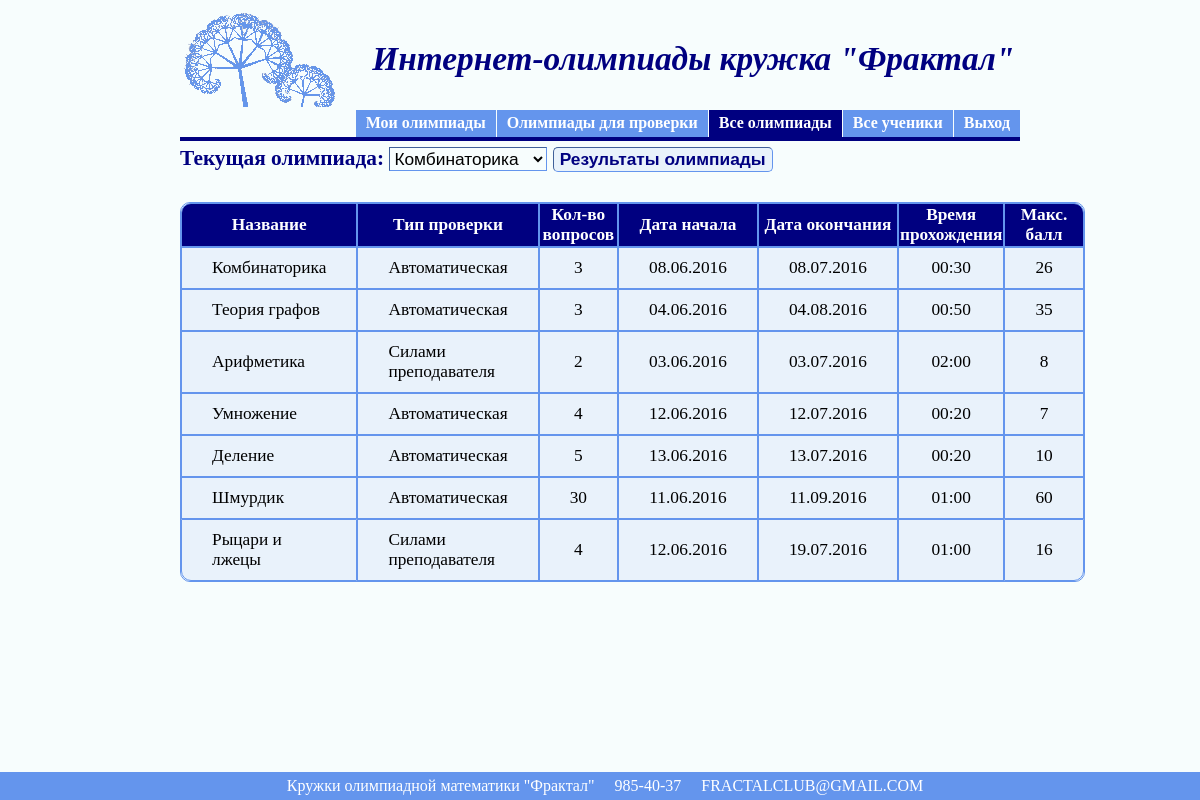
Page /olymp/vse_olymp.php (signed in) on the committed database.
### tables this page shows
CREATE TABLE IF NOT EXISTS `Olymp` (
  `KodOlymp` int(11) NOT NULL AUTO_INCREMENT COMMENT 'код олимпиады',
  `KodPrepF` int(11) NOT NULL COMMENT 'код преподавателя',
  `Nazv` varchar(255) NOT NULL COMMENT 'название',
  `Tip` varchar(8) NOT NULL COMMENT 'тип олимпиады',
  `Kol` int(11) NOT NULL COMMENT 'кол-во вопросов',
  `Start` varchar(10) NOT NULL COMMENT 'дата начала',
  `End` varchar(10) NOT NULL COMMENT 'дата завершения',
  `Time` varchar(5) NOT NULL COMMENT 'время прохождения',
  `Ocenka` int(11) NOT NULL COMMENT 'макс.оценка за олимпиаду',
  PRIMARY KEY (`KodOlymp`),
  KEY `KodPrepF` (`KodPrepF`)
);

### olymp/vse_olymp.php (the view, shortened to what this page needs)
<?php
	$strSQL = "SELECT * FROM Olymp where Kol>0 ";
	$rs = mysql_query($strSQL);
	$rs2=mysql_query($strSQL);
?>
<html>
<head>
</head>
<body class="bd">
	<table>
		<tr>
			<td><div><img src="5.png"/></div></td>
			<td><div id="nadpis">&nbsp &nbsp Интернет-олимпиады кружка "Фрактал"</div></td>
		</tr>
	</table>
	<div id="centeredmenu">
		<ul>
			<li><a href="prepod_olymp.php">Мои олимпиады</a></li>
			<li><a href="prepod_neprov_olymp.php">Олимпиады для проверки</a></li>
			<li><a href="vse_olymp.php" class="active">Все олимпиады</a></li>
			<li><a href="vse_students.php">Все ученики</a></li>
			<li><a href="logout.php">Выход</a></li>
		</ul>
	</div>
	<br></br>
	<?php
	if(mysql_num_rows($rs2)>0)
	{
	?>
		<div class="text_near_knopka">Текущая олимпиада:
		<select class="combobox" id="cur_olymp" type=text name="cur_olymp" >
			<?php
			while ($row1 = mysql_fetch_array($rs)):
			?>
				<option  value=<?=$row1['KodOlymp']?> ><p><?=$row1['Nazv']?></p></option>
			<? endwhile ?>
		</select>
			<input class="knopka" id="b_change" type="button" value="Результаты олимпиады" onclick="olymp_result()" />
		</div>
		<div class="divTable">
			<table class="StandardTable" align="center" border="1">
				<thead>
					<tr>
						<th><p>Название</p></th>
						<th><p>Тип проверки</p></th>
						<th><p>Кол-во вопросов</p></th>
						<th><p>Дата начала</p></th>
						<th><p>Дата окончания</p></th>
						<th><p>Время прохождения</p></th>
						<th><p>Макс. балл</p></th>
					</tr>
				</thead>
				<tbody>
				<?php
				while ($row = mysql_fetch_array($rs2)):
					if($row['Tip']=="automat")
						$ttt="Автоматическая";
					else
						$ttt="Силами преподавателя";
				?>
					<tr>
						<td><p><?=$row['Nazv']?></p></td>
						<td><p><?=$ttt?></p></td>
						<td class="pocentru"><p><?=$row['Kol']?></p></td>
						<td class="pocentru"><p><?=$row['Start']?></p></td>
						<td class="pocentru"><p><?=$row['End']?></p></td>
						<td class="pocentru"><p><?=$row['Time']?></p></td>
						<td class="pocentru"><p><?=$row['Ocenka']?></p></td>
					</tr>
				<? endwhile ?>
				</tbody>
			</table>
		</div>
	<?php
	}
	?>
	<br><br>
	<div id="footer" align="center">Кружки олимпиадной математики "Фрактал" &nbsp &nbsp 985-40-37 &nbsp &nbsp FRACTALCLUB@GMAIL.COM</div>
</body>
</html>

### olymp/vse_olymp.php (style rules this page uses)
#centeredmenu { float:right; width:100%; border-bottom:4px solid #000080; overflow:hidden; position:relative; background: #F7FDFD; }
#centeredmenu ul { clear:right; float:right; list-style:none; margin:0; padding:0; position:relative; right:0%; text-align:center; }
#centeredmenu ul li { display:block; float:left; list-style:none; margin:0; padding:0; position:relative; right:0%; }
#centeredmenu ul li a { display:block; margin:0 0 0 1px; padding:3px 10px; background:#6495ED; color:#fff; text-decoration:none; line-height:1.3em; font-weight:bold; }
#centeredmenu ul li a.active, #centeredmenu ul li a.active:hover { color:#fff; background:#000080; font-weight:bold; }
.StandardTable { //border-collapse: collapse; border-radius: 10px; border-spacing: 0; border: 1px solid #6495ED; maxwidth:100%; }
.StandardTable tbody { background-color: #E9F2FB; }
.StandardTable th { background: #000080; color: white; font-weight:bold; font-size: 13pt; border: 1px solid #6495ED; }
.StandardTable th:first-child { border-top-left-radius: 10px; }
.StandardTable th:last-child { border-top-right-radius: 10px; }
.StandardTable tr:last-child td:first-child { border-radius: 0 0 0 10px; }
.StandardTable tr:last-child td:last-child { border-radius: 0 0 10px 0; }
.StandardTable tbody tr td { padding: 10px 30px; maxwidth: 100%; font-size: 13pt; word-wrap: break-word; border: 1px solid #6495ED; }
#footer { position: fixed; left: 0; bottom: 0; padding: 5px; background: #6495ED; color: #fff; width: 100%; }
.bd { background: #F7FDFD; margin-left: 15%; position: absolute; width: 70%; }
#nadpis { color: #000080; font-style: italic; font-weight: 600; font-size: 25pt; }
.combobox { word-wrap: break-word; font-size: 13pt; background: #F7FDFD;//#E9F2FB; border-color: #6495ED; border-style: inset; }
.text_near_knopka { color: #000080; font-weight:bold; word-wrap: break-word; font-size: 16pt; margin-bottom: 10px; }
.knopka { border-radius: 5px; border-style: inset; background: #E9F2FB; color: #000080; border-color: #6495ED; border-width: 1px; font-size: 13pt; font-weight:bold; margin-bottom: 20px; }
.pocentru { text-align: center; }

### rows in the picture
olymp: Nazv "Комбинаторика", Tip "Автоматическая", Kol "3", Start "08.06.2016", End "08.07.2016", Time "00:30", Ocenka "26"
olymp: Nazv "Теория графов", Tip "Автоматическая", Kol "3", Start "04.06.2016", End "04.08.2016", Time "00:50", Ocenka "35"
olymp: Nazv "Арифметика", Tip "Силами преподавателя", Kol "2", Start "03.06.2016", End "03.07.2016", Time "02:00", Ocenka "8"
olymp: Nazv "Умножение", Tip "Автоматическая", Kol "4", Start "12.06.2016", End "12.07.2016", Time "00:20", Ocenka "7"
olymp: Nazv "Деление", Tip "Автоматическая", Kol "5", Start "13.06.2016", End "13.07.2016", Time "00:20", Ocenka "10"
olymp: Nazv "Шмурдик", Tip "Автоматическая", Kol "30", Start "11.06.2016", End "11.09.2016", Time "01:00", Ocenka "60"
olymp: Nazv "Рыцари и лжецы", Tip "Силами преподавателя", Kol "4", Start "12.06.2016", End "19.07.2016", Time "01:00", Ocenka "16"
